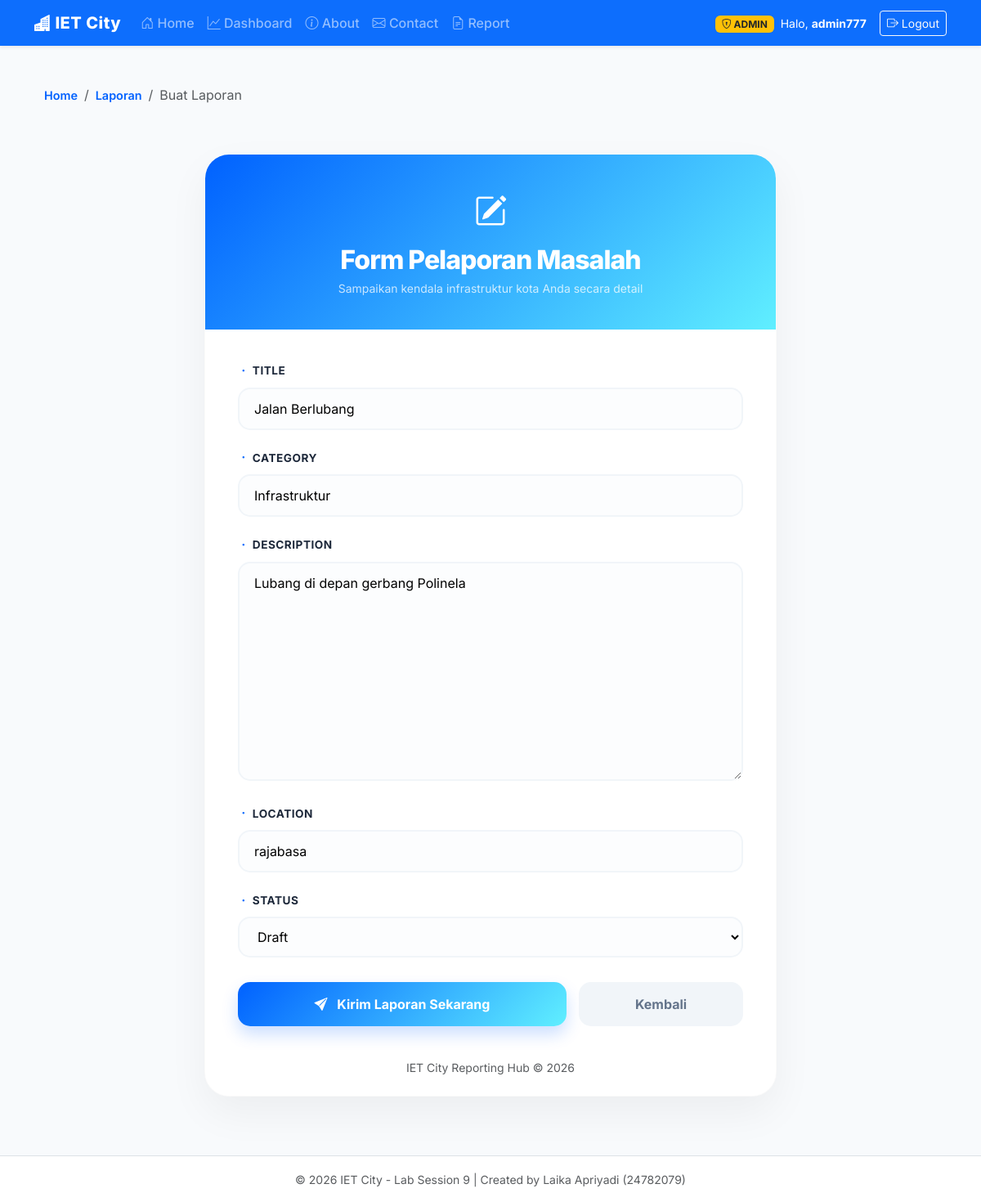
/report/5/edit/ (signed in), run on the app's committed database.
### usermanagement_24782079/models.py (models this page shows, shortened)
class User(AbstractUser):
    is_admin = models.BooleanField(default=False)
    is_member = models.BooleanField(default=True)

### main_app/models.py (models this page shows)
class Report(models.Model):
    title = models.CharField(max_length=200)
    category = models.CharField(max_length=100)
    description = models.TextField()
    location = models.CharField(max_length=200)
    reporter = models.ForeignKey(
        settings.AUTH_USER_MODEL,
        on_delete=models.CASCADE,
        related_name='reports',
        null=True,
        blank=True
    )
    status = models.CharField(
        max_length=20,
        choices=STATUS_CHOICES,
        default='REPORTED'
    )
    created_at = models.DateTimeField(auto_now_add=True)
    updated_at = models.DateTimeField(auto_now=True)

### main_app/views.py (the view)
# urls.py: path('report/<int:pk>/edit/', views.ReportUpdateView.as_view(), name='report_update'),
class ReportUpdateView(LoginRequiredMixin, AdminRequiredMixin, SuccessMessageMixin, UpdateView):
    model = Report
    fields = ['title', 'category', 'description', 'location', 'status']
    template_name = 'main_app/report_form.html'
    success_url = reverse_lazy('report_list')
    success_message = "Laporan berhasil diperbarui!"

### main_app/views.py (called while the page is built)
    def test_func(self):
        return self.request.user.is_authenticated and self.request.user.is_admin

### main_app/templates/main_app/report_form.html (shortened to what this page needs)
{% extends 'base.html' %}
{% block content %}
<div class="container">
    <nav aria-label="breadcrumb" class="mt-4">
        <ol class="breadcrumb breadcrumb-modern">
            <li class="breadcrumb-item"><a href="{% url 'home_page' %}">Home</a></li>
            <li class="breadcrumb-item"><a href="{% url 'report_list' %}">Laporan</a></li>
            <li class="breadcrumb-item active" aria-current="page text-muted">Buat Laporan</li>
        </ol>
    </nav>
    <div class="form-wrapper">
        <div class="form-card">
            <div class="form-header">
                <i class="bi bi-pencil-square"></i>
                <h2>Form Pelaporan Masalah</h2>
                <p class="opacity-75 mb-0 small">Sampaikan kendala infrastruktur kota Anda secara detail</p>
            </div>
            <div class="form-body">
                <form method="post">
                    {% for field in form %}
                    <div class="mb-4">
                        <label class="form-label" for="{{ field.id_for_label }}">
                            <i class="bi bi-dot text-primary"></i> {{ field.label }}
                        </label>
                        {{ field }}
                    </div>
                    {% endfor %}
                    <div class="button-group">
                        <button type="submit" class="btn-submit">
                            <i class="bi bi-send-fill me-2"></i> Kirim Laporan Sekarang
                        </button>
                        <a href="{% url 'report_list' %}" class="btn-cancel">
                            Kembali
                        </a>
                    </div>
                </form>
            </div>
            <div class="text-center pb-4 text-muted small">
                IET City Reporting Hub &copy; 2026
            </div>
        </div>
    </div>
</div>
{% endblock %}

### templates/base.html (shortened to what this page needs)
<!DOCTYPE html>
<html lang="id">
<head>
    <link href="https://cdn.jsdelivr.net/npm/bootstrap@5.3.0/dist/css/bootstrap.min.css" rel="stylesheet">
    <link rel="stylesheet" href="https://cdn.jsdelivr.net/npm/bootstrap-icons@1.11.0/font/bootstrap-icons.css">
</head>
<body>
    <nav class="navbar navbar-expand-lg navbar-dark bg-primary shadow-sm mb-4">
        <div class="container">
            <a class="navbar-brand" href="{% url 'home_page' %}">
                <i class="bi bi-buildings-fill"></i> IET City
            </a>
            <div class="collapse navbar-collapse" id="navbarNav">
                <ul class="navbar-nav me-auto">
                    {% if user.is_authenticated %}
                        <li class="nav-item">
                            <a class="nav-link {% if request.resolver_match.url_name == 'home_page' %}active{% endif %}" href="{% url 'home_page' %}">
                                <i class="bi bi-house-door"></i> Home
                            </a>
                        </li>
                        <li class="nav-item">
                            <a class="nav-link {% if 'dashboard' in request.path %}active{% endif %}" href="{% url 'dashboard_main' %}">
                                <i class="bi bi-graph-up"></i> Dashboard
                            </a>
                        </li>
                        <li class="nav-item">
                            <a class="nav-link {% if request.resolver_match.url_name == 'about' %}active{% endif %}" href="{% url 'about' %}">
                                <i class="bi bi-info-circle"></i> About
                            </a>
                        </li>
                        <li class="nav-item">
                            <a class="nav-link {% if request.resolver_match.url_name == 'contact' %}active{% endif %}" href="{% url 'contact' %}">
                                <i class="bi bi-envelope"></i> Contact
                            </a>
                        </li>
                        <li class="nav-item">
                            <a class="nav-link {% if request.resolver_match.url_name == 'report_list' %}active{% endif %}" href="{% url 'report_list' %}">
                                <i class="bi bi-file-earmark-text"></i> Report
                            </a>
                        </li>
                    {% endif %}
                </ul>
                <ul class="navbar-nav ms-auto align-items-center">
                    {% if user.is_authenticated %}
                        <li class="nav-item me-2">
                            <span class="badge {% if user.is_staff %}bg-warning text-dark{% else %}bg-info text-white{% endif %}">
                                <i class="bi bi-shield-lock"></i> {{ user.is_staff|yesno:"ADMIN,CITIZEN" }}
                            </span>
                        </li>
                        <li class="nav-item me-3">
                            <span class="text-white small">Halo, <strong>{{ user.username }}</strong></span>
                        </li>
                        <li class="nav-item">
                            <form action="{% url 'logout' %}" method="post" class="d-inline">
                                <button type="submit" class="btn btn-sm btn-outline-light">
                                    <i class="bi bi-box-arrow-right"></i> Logout
                                </button>
                            </form>
                        </li>
                    {% endif %}
                </ul>
            </div>
        </div>
    </nav>
    <div class="container">
        <main>
            {% block content %}
            {% endblock %}
        </main>
    </div>
    <footer class="text-center text-muted">
        <div class="container">
            <small>&copy; 2026 IET City - Lab Session 9 | Created by Laika Apriyadi (24782079)</small>
        </div>
    </footer>
</body>
</html>

### templates/base.html (style rules this page uses)
body { background-color: #f4f7f6; font-family: 'Segoe UI', Tahoma, Geneva, Verdana, sans-serif; min-height: 100vh; display: flex; flex-direction: column; }
.navbar-brand { font-weight: 800; letter-spacing: 0.5px; }
.nav-link { font-weight: 500; transition: 0.3s; }
main { flex: 1; }
footer { background: #fff; border-top: 1px solid #dee2e6; padding: 1rem 0; margin-top: 2rem; }

### main_app/templates/main_app/report_form.html (style rules this page uses)
:root { --primary-blue: #0061ff; --secondary-blue: #60efff; --soft-bg: #f8fafc; }
body { font-family: 'Inter', sans-serif; background-color: var(--soft-bg); }
.breadcrumb-modern { background: transparent; padding: 0; margin-bottom: 20px; }
.breadcrumb-item a { color: var(--primary-blue); text-decoration: none; font-weight: 600; font-size: 0.9rem; }
.form-wrapper { display: flex; justify-content: center; padding: 40px 0; animation: fadeIn 0.6s ease-out; }
.form-card { background: white; border-radius: 30px; box-shadow: 0 20px 50px rgba(0,0,0,0.05); overflow: hidden; width: 100%; max-width: 700px; border: 1px solid rgba(0,0,0,0.02); }
.form-header { background: linear-gradient(135deg, var(--primary-blue) 0%, var(--secondary-blue) 100%); padding: 40px; color: white; text-align: center; }
.form-header i { font-size: 2.5rem; margin-bottom: 10px; display: block; }
.form-header h2 { font-weight: 800; letter-spacing: -1px; margin-bottom: 5px; }
.form-body { padding: 40px; }
.form-label { font-weight: 700; color: #1e293b; font-size: 0.85rem; text-transform: uppercase; letter-spacing: 0.5px; margin-bottom: 10px; display: block; }
input[type="text"], select, textarea { width: 100%; border: 2px solid #f1f5f9; border-radius: 15px; padding: 12px 18px; transition: 0.3s; background-color: #fcfdfe; font-size: 1rem; }
textarea { min-height: 150px; resize: vertical; }
.button-group { display: grid; grid-template-columns: 2fr 1fr; gap: 15px; margin-top: 30px; }
.btn-submit { background: linear-gradient(135deg, var(--primary-blue) 0%, var(--secondary-blue) 100%); border: none; border-radius: 15px; padding: 15px; color: white; font-weight: 700; transition: 0.3s; box-shadow: 0 10px 20px rgba(0, 97, 255, 0.2); }
.btn-cancel { background-color: #f1f5f9; border: none; border-radius: 15px; padding: 15px; color: #64748b; font-weight: 700; text-decoration: none; text-align: center; transition: 0.3s; }

### data on the page
User: is_staff "ADMIN", username "admin777"
Report: form "Jalan Berlubang" "Infrastruktur" "Lubang di depan gerbang Polinela" "rajabasa" "Draft"

### other printed values
{{ field.label }} "TITLE" "CATEGORY" "DESCRIPTION" "LOCATION" "STATUS"
